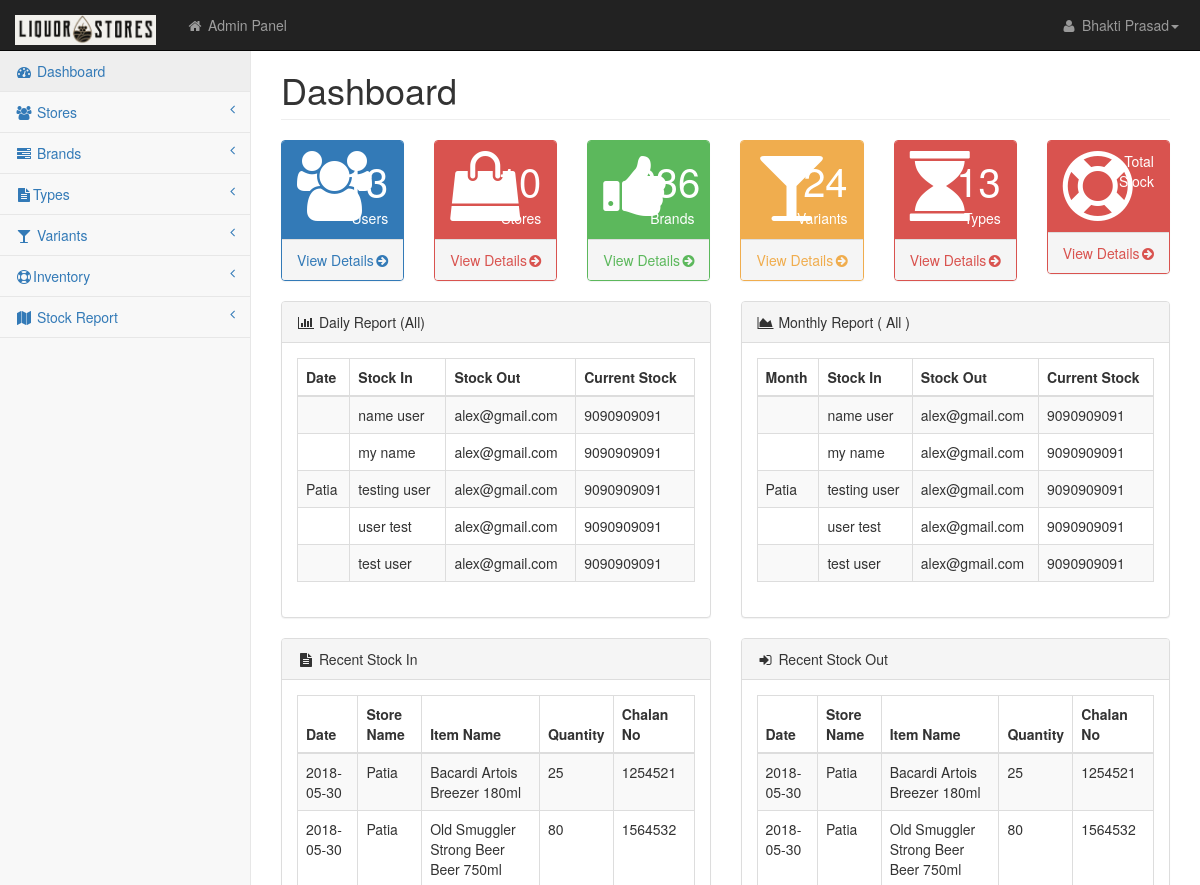
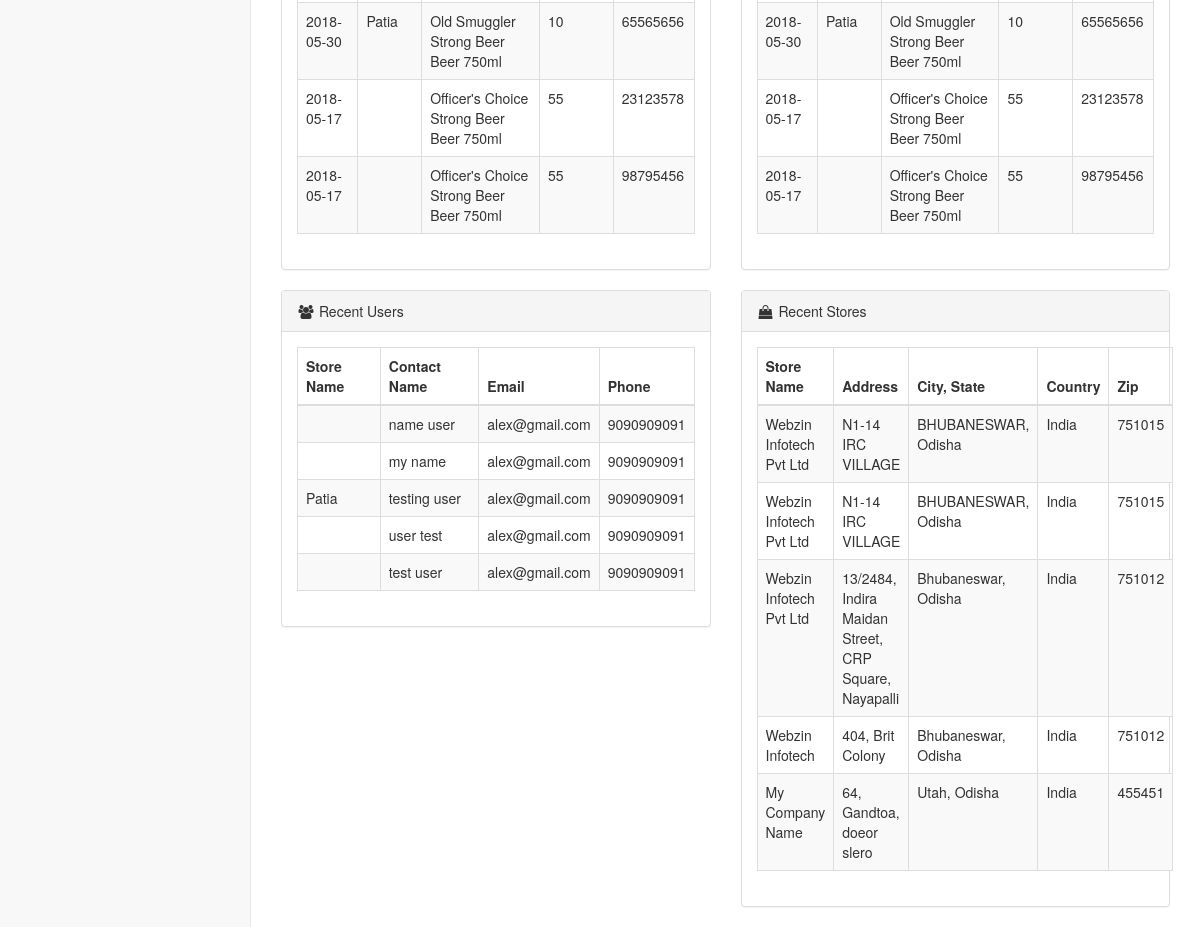
Page /dashboard.php on the committed database (2 pictures, top to bottom).
### tables this page shows
CREATE TABLE `users` (
  `id` int(11) NOT NULL AUTO_INCREMENT,
  `store_id` int(11) DEFAULT NULL,
  `name` varchar(255) DEFAULT NULL,
  `email` varchar(255) NOT NULL,
  `mobile` bigint(11) NOT NULL,
  `adharno` bigint(20) NOT NULL,
  `password` varchar(30) NOT NULL,
  `address` varchar(255) NOT NULL,
  `country` varchar(15) NOT NULL,
  `zip` int(10) DEFAULT NULL,
  `city` varchar(50) NOT NULL,
  `state` varchar(20) NOT NULL,
  `type` varchar(10) DEFAULT NULL,
  `activated` char(1) DEFAULT 'N',
  PRIMARY KEY (`id`)
);

CREATE TABLE `stock_in` (
  `id` int(11) NOT NULL AUTO_INCREMENT,
  `date` date DEFAULT NULL,
  `item_id` int(11) DEFAULT NULL,
  `qty` int(20) DEFAULT NULL,
  `chalan_no` int(11) DEFAULT NULL,
  `depo_chalan_file` varchar(255) DEFAULT NULL,
  `depo_user_id` int(11) DEFAULT NULL,
  `store_id` int(11) DEFAULT NULL,
  `store_user_id` int(11) DEFAULT NULL,
  `store_chalan_file` varchar(255) DEFAULT NULL,
  `store_accepted` char(1) DEFAULT 'N',
  PRIMARY KEY (`id`)
);

CREATE TABLE `stores` (
  `id` int(11) NOT NULL AUTO_INCREMENT,
  `name` varchar(255) DEFAULT NULL,
  `incharge_name` varchar(255) DEFAULT NULL,
  `email` varchar(255) DEFAULT NULL,
  `phone` bigint(20) DEFAULT NULL,
  `address` varchar(255) DEFAULT NULL,
  `city` varchar(111) DEFAULT NULL,
  `state` varchar(111) DEFAULT NULL,
  `country` varchar(22) DEFAULT NULL,
  `zip` int(7) DEFAULT NULL,
  PRIMARY KEY (`id`)
);

### dashboard.php (the view, shortened to what the rows shown need)
<?php include("top.php"); ?>
    </head>
    <body>
        <div id="wrapper">
            <div id="page-wrapper">
                <div class="row">
                    <div class="col-lg-12">
                        <h1 class="page-header">Dashboard</h1>
                    </div>
                </div>
                <div class="row">
                <div class="col-lg-6">
                <div class="panel panel-default">
                <div class="panel-body">
               <div class="dataTable_wrapper">
				<?php
				$cusqry="SELECT * FROM users where type='STORE' ORDER BY id DESC LIMIT 0, 5";
                $cusres=mysqli_query($con, $cusqry);
                ?>
                                    <table class="table table-striped table-bordered table-hover" id="dataTables-example">
                                        <thead>
                                            <tr>
                                                <th>Date</th>
                                                <th>Stock In</th>
                                                <th>Stock Out</th>
                                                <th>Current Stock</th>
                                            </tr>
                                        </thead>
                                        <tbody>
                                        <?php
	   $i=0;
	  while($resultclient=mysqli_fetch_object($cusres))
        	  {
				 if($i % 2 != "0")
  				 {
     			 $class = 'odd';
   					}
  				 else
   				{
      			$class = 'even';
   				}
				  ?>
                                            <tr class="<?php echo $class; ?>" id="<?php echo stripslashes($resultclient->id); ?>">
                                                <td><?php echo GetName('stores','name','id',$resultclient->store_id) ?></td>
                                                <td><?php echo stripslashes($resultclient->name); ?></td>
                                                <td><?php echo stripslashes($resultclient->email); ?></td>
                                                <td><?php echo stripslashes($resultclient->mobile); ?></td>
                                            </tr>
                                              <?php $i++; } ?>
                                        </tbody>
                                    </table>
                                </div>
                </div>
                </div>
                </div>
                <div class="col-lg-6">
                <div class="panel panel-default">
                <div class="panel-body">
               <div class="dataTable_wrapper">
				<?php
				$cusqry="SELECT * FROM users where type='STORE' ORDER BY id DESC LIMIT 0, 5";
                $cusres=mysqli_query($con, $cusqry);
                ?>
                                    <table class="table table-striped table-bordered table-hover" id="dataTables-example">
                                        <thead>
                                            <tr>
                                                <th>Month</th>
                                                <th>Stock In</th>
                                                <th>Stock Out</th>
                                                <th>Current Stock</th>
                                            </tr>
                                        </thead>
                                        <tbody>
                                        <?php
	   $i=0;
	  while($resultclient=mysqli_fetch_object($cusres))
        	  {
				 if($i % 2 != "0")
  				 {
     			 $class = 'odd';
   					}
  				 else
   				{
      			$class = 'even';
   				}
				  ?>
                                            <tr class="<?php echo $class; ?>" id="<?php echo stripslashes($resultclient->id); ?>">
                                                <td><?php echo GetName('stores','name','id',$resultclient->store_id) ?></td>
                                                <td><?php echo stripslashes($resultclient->name); ?></td>
                                                <td><?php echo stripslashes($resultclient->email); ?></td>
                                                <td><?php echo stripslashes($resultclient->mobile); ?></td>
                                            </tr>
                                              <?php $i++; } ?>
                                        </tbody>
                                    </table>
                                </div>
                </div>
                </div>
                </div>
                </div>
                <div class="row">
                <div class="col-lg-6">
                <div class="panel panel-default">
                <div class="panel-body">
                     <?php 		$sqlwrnts="SELECT * FROM stock_in ORDER BY id DESC LIMIT 0, 5";
			$selwrnt=mysqli_query($con,$sqlwrnts);
			?>
                <table class="table table-striped table-bordered table-hover" id="dataTables-example">
                                        <thead>
                                            <tr>
                                             <th>Date</th>
                                                <th>Store Name</th>
                                                <th>Item Name</th>
                                                <th>Quantity</th>
                                                <th>Chalan No</th>
                                            </tr>
                                        </thead>
                                        <tbody>
                                        <?php
	   $i=0;
	  while($reswrnt=mysqli_fetch_object($selwrnt))
        	  {
				 if($i % 2 != "0")
  				 {
     			 $class = 'odd';
   					}
  				 else
   				{
      			$class = 'even';
   				}
				  ?>
                                            <tr class="<?php echo $class; ?>" id="<?php echo stripslashes($reswrnt->id); ?>">
                                                <td><?php echo stripslashes($reswrnt->date); ?></td>
												<td><?php echo GetName('stores','name','id',$reswrnt->store_id) ?></td>
                                                <td><?php echo GetName('items','item_name','id',$reswrnt->item_id) ?></td>
                                                <td><?php echo stripslashes($reswrnt->qty); ?></td>
                                                <td><?php echo stripslashes($reswrnt->chalan_no); ?></td>
                                            </tr>
                                              <?php $i++; } ?>
                                        </tbody>
                                    </table>
                </div>
                </div>
                </div>
                <div class="col-lg-6">
                <div class="panel panel-default">
                <div class="panel-body">
                     <?php 		$sqlwrnts="SELECT * FROM stock_in ORDER BY id DESC LIMIT 0, 5";
			$selwrnt=mysqli_query($con,$sqlwrnts);
			?>
                <table class="table table-striped table-bordered table-hover" id="dataTables-example">
                                        <thead>
                                            <tr>
                                             <th>Date</th>
                                                <th>Store Name</th>
                                                <th>Item Name</th>
                                                <th>Quantity</th>
                                                <th>Chalan No</th>
                                            </tr>
                                        </thead>
                                        <tbody>
                                        <?php
	   $i=0;
	  while($reswrnt=mysqli_fetch_object($selwrnt))
        	  {
				 if($i % 2 != "0")
  				 {
     			 $class = 'odd';
   					}
  				 else
   				{
      			$class = 'even';
   				}
				  ?>
                                            <tr class="<?php echo $class; ?>" id="<?php echo stripslashes($reswrnt->id); ?>">
                                                <td><?php echo stripslashes($reswrnt->date); ?></td>
												<td><?php echo GetName('stores','name','id',$reswrnt->store_id) ?></td>
                                                <td><?php echo GetName('items','item_name','id',$reswrnt->item_id) ?></td>
                                                <td><?php echo stripslashes($reswrnt->qty); ?></td>
                                                <td><?php echo stripslashes($reswrnt->chalan_no); ?></td>
                                            </tr>
                                              <?php $i++; } ?>
                                        </tbody>
                                    </table>
                </div>
                </div>
                </div>
                </div>
        		<div class="row">
                <div class="col-lg-6">
                <div class="panel panel-default">
                <div class="panel-body">
               <div class="dataTable_wrapper">
				<?php
				$cusqry="SELECT * FROM users where type='STORE' ORDER BY id DESC LIMIT 0, 5";
                $cusres=mysqli_query($con, $cusqry);
                ?>
                                    <table class="table table-striped table-bordered table-hover" id="dataTables-example">
                                        <thead>
                                            <tr>
                                                <th>Store Name</th>
                                                <th>Contact Name</th>
                                                <th>Email</th>
                                                <th>Phone</th>
                                            </tr>
                                        </thead>
                                        <tbody>
                                        <?php
	   $i=0;
	  while($resultclient=mysqli_fetch_object($cusres))
        	  {
				 if($i % 2 != "0")
  				 {
     			 $class = 'odd';
   					}
  				 else
   				{
      			$class = 'even';
   				}
				  ?>
                                            <tr class="<?php echo $class; ?>" id="<?php echo stripslashes($resultclient->id); ?>">
                                                <td><?php echo GetName('stores','name','id',$resultclient->store_id) ?></td>
                                                <td><?php echo stripslashes($resultclient->name); ?></td>
                                                <td><?php echo stripslashes($resultclient->email); ?></td>
                                                <td><?php echo stripslashes($resultclient->mobile); ?></td>
                                            </tr>
                                              <?php $i++; } ?>
                                        </tbody>
                                    </table>
                                </div>
                </div>
                </div>
                </div>
                <div class="col-lg-6">
                <div class="panel panel-default">
                <div class="panel-body">
                <?php 		$sqlloads="SELECT * FROM stores ORDER BY id DESC LIMIT 0, 5";
			$seload=mysqli_query($con,$sqlloads);
			?>
                <table class="table table-striped table-bordered table-hover" id="dataTables-example">
                                        <thead>
                                            <tr>
                                                <th>Store Name</th>
                                                <th>Address</th>
                                                <th>City, State</th>
                                                <th>Country</th>
												<th>Zip</th>
                                            </tr>
                                        </thead>
                                        <tbody>
                                        <?php
	   $i=0;
	  while($resultload=mysqli_fetch_object($seload))
        	  {
				 if($i % 2 != "0")
  				 {
     			 $class = 'odd';
   					}
  				 else
   				{
      			$class = 'even';
   				}
				  ?>
                                            <tr class="<?php echo $class; ?>" id="<?php echo stripslashes($resultload->id); ?>">
                                                <td><?php echo stripslashes($resultload->name); ?></td>
                                                <td><?php echo stripslashes($resultload->address); ?></td>
                                                <td><?php echo stripslashes($resultload->city); ?>,  <?php echo stripslashes($resultload->state); ?></td>
                                                <td><?php echo stripslashes($resultload->country); ?></td>
												<td><?php echo stripslashes($resultload->zip); ?></td>
                                            </tr>
                                              <?php $i++; } ?>
                                        </tbody>
                                    </table>
                </div>
                </div>
                </div>
                </div>
               </div>
               </div>
    </body>
</html>

### rows in the picture
users: name "name user", email "alex@gmail.com", mobile "9090909091"
users: name "my name", email "alex@gmail.com", mobile "9090909091"
users: store_id "Patia", name "testing user", email "alex@gmail.com", mobile "9090909091"
users: name "user test", email "alex@gmail.com", mobile "9090909091"
users: name "test user", email "alex@gmail.com", mobile "9090909091"
stock_in: date "2018-05-30", store_id "Patia", item_id "Bacardi Artois Breezer 180ml", qty "25", chalan_no "1254521"
stock_in: date "2018-05-30", store_id "Patia", item_id "Old Smuggler Strong Beer Beer 750ml", qty "80", chalan_no "1564532"
stock_in: date "2018-05-30", store_id "Patia", item_id "Old Smuggler Strong Beer Beer 750ml", qty "10", chalan_no "65565656"
stock_in: date "2018-05-17", item_id "Officer's Choice Strong Beer Beer 750ml", qty "55", chalan_no "23123578"
stock_in: date "2018-05-17", item_id "Officer's Choice Strong Beer Beer 750ml", qty "55", chalan_no "98795456"
stores: name "Webzin Infotech Pvt Ltd", address "N1-14 IRC VILLAGE", city "BHUBANESWAR", state "Odisha", country "India", zip "751015"
stores: name "Webzin Infotech Pvt Ltd", address "N1-14 IRC VILLAGE", city "BHUBANESWAR", state "Odisha", country "India", zip "751015"
stores: name "Webzin Infotech Pvt Ltd", address "13/2484, Indira Maidan Street, CRP Square, Nayapalli", city "Bhubaneswar", state "Odisha", country "India", zip "751012"
stores: name "Webzin Infotech", address "404, Brit Colony", city "Bhubaneswar", state "Odisha", country "India", zip "751012"
stores: name "My Company Name", address "64, Gandtoa, doeor slero", city "Utah", state "Odisha", country "India", zip "455451"

### other values in the picture
GetName('users','name','id','1') "Bhakti Prasad"
GetCount('users') "13"
GetCount('stores') "10"
GetCount('brands') "236"
GetCount('variants') "24"
GetCount('variants_type') "13"
